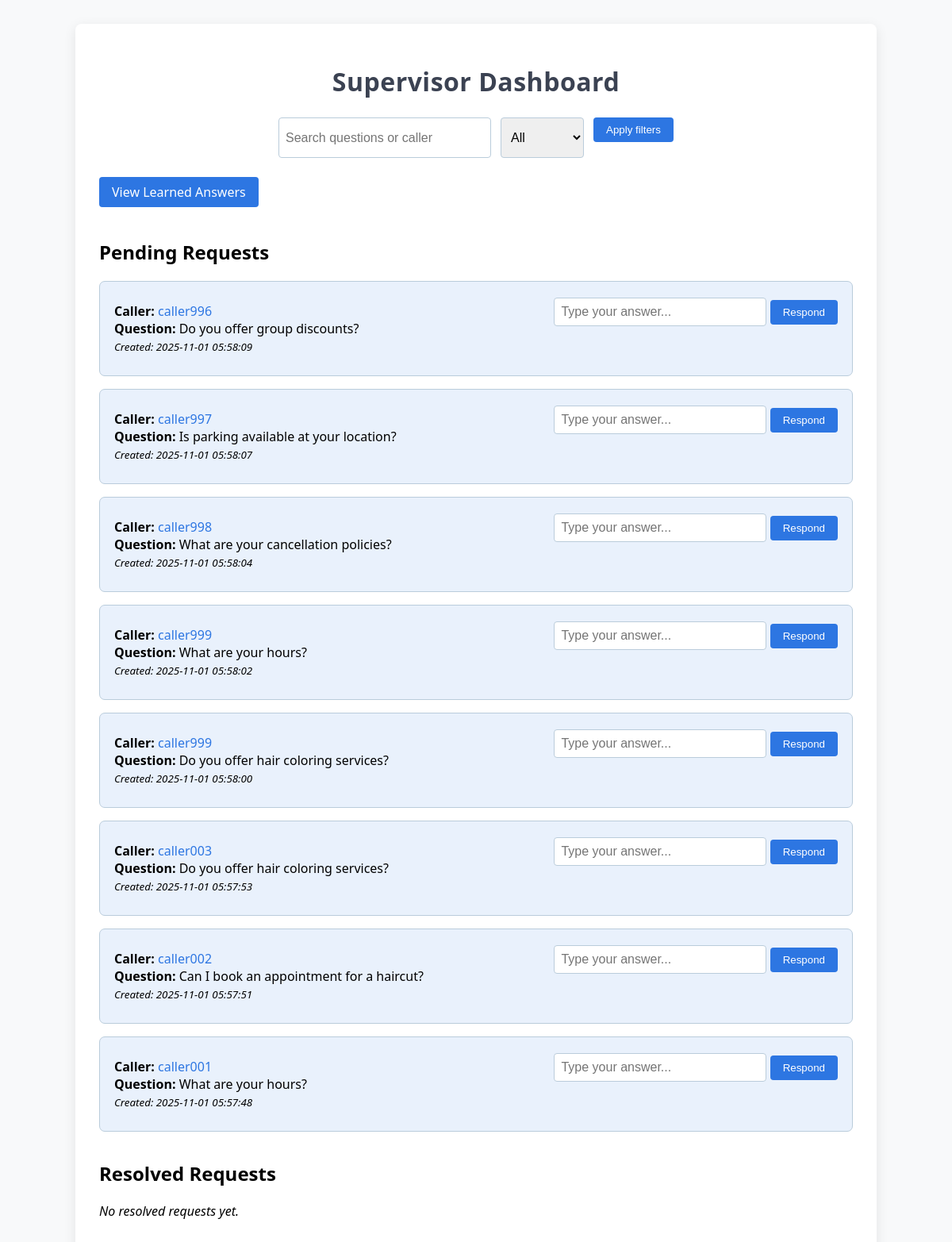
The page / on the database its author committed.
### db.py (models this page shows)
class Request(Base):
    __tablename__ = 'requests'
    id = Column(Integer, primary_key=True)
    question = Column(Text, nullable=False)
    caller = Column(String, nullable=False)
    status = Column(String, default='pending')
    created = Column(DateTime, default=lambda: datetime.now(timezone.utc))
    answer = Column(Text)

### supervisor_dashboard.py (the view)
@app.route('/')
def dashboard():
    search = request.args.get('search', '').strip()
    status_filter = request.args.get('status', 'all')
    if status_filter == 'pending':
        pending = db.search_requests(search, status='pending')
        resolved = []
    elif status_filter == 'resolved':
        resolved = db.search_requests(search, status='resolved')
        pending = []
    else:  # 'all'
        pending = db.search_requests(search, status='pending')
        resolved = db.search_requests(search, status='resolved')
    return render_template('dashboard.html', pending=pending, resolved=resolved,
                           search=search, status_filter=status_filter
                           )

### db.py (called while the page is built)
def search_requests(search_term, status=None):
    query = session.query(Request)
    if status:
        query = query.filter(Request.status == status)
    if search_term:
        like_term = f"%{search_term}%"
        query = query.filter((Request.question.ilike(like_term)) | (Request.caller.ilike(like_term)))
    return query.order_by(Request.created.desc()).all()

### templates/dashboard.html (shortened to what this page needs)
<!DOCTYPE html>
<html lang="en">
<head>
</head>
<body>
<div class="container">
<h1>Supervisor Dashboard</h1>
<form method="get" action="/">
    <input type="text" name="search" placeholder="Search questions or caller" value="{{ search }}">
    <select name="status">
        <option value="all" {% if status_filter == 'all' %}selected{% endif %}>All</option>
    </select>
    <button type="submit">Apply filters</button>
</form>
<a href="/learned_answers" class="btn">
  View Learned Answers
</a>
<section>
<h2>Pending Requests</h2>
<ul>
{% for r in pending %}
<li>
<div class="card">
<div class="request-content">
<b>Caller:</b> <a href="/caller/{{ r.caller }}" class="caller-link">{{ r.caller }}</a><br>
<b>Question:</b> {{ r.question }}<br>
<small><i>Created: {{ r.created.strftime('%Y-%m-%d %H:%M:%S') }}</i></small>
</div>
<form action="/answer" method="post" style="display:inline-block; width:auto;">
<input type="text" name="answer" placeholder="Type your answer..." required>
<button type="submit">Respond</button>
</form>
</div>
</li>
{% else %}
<li><i>No pending requests!</i></li>
{% endfor %}
</ul>
</section>
<section>
<h2>Resolved Requests</h2>
<ul>
{% for r in resolved %}
<li>
<div class="card resolved-card">
<div class="request-content">
<b>Caller:</b> <a href="/caller/{{ r.caller }}" class="caller-link">{{ r.caller }}</a><br>
<b>Question:</b> {{ r.question }}<br>
<small><i>Created: {{ r.created.strftime('%Y-%m-%d %H:%M:%S') }}</i></small>
</div>
<span class="resolved-answer">{{ r.answer }}</span>
</div>
</li>
{% else %}
<li><i>No resolved requests yet.</i></li>
{% endfor %}
</ul>
</section>
</div>
</body>
</html>

### templates/dashboard.html (style rules this page uses)
body { font-family: 'Segoe UI', Arial, sans-serif; background: #f8f9fa; margin: 0; padding: 0; }
.container { max-width: 950px; margin: 30px auto; background: #fff; border-radius: 8px; box-shadow: 0 4px 16px rgba(0,0,0,0.09); padding: 30px; }
h1 { color: #3B4252; margin-bottom: 24px; font-size: 2rem; letter-spacing: 0.5px; text-align: center; }
form { display: flex; gap: 12px; margin-bottom: 24px; flex-wrap: wrap; justify-content: center; }
input[type=text] { padding: 8px; border: 1px solid #baccdb; border-radius: 4px; font-size: 1rem; width: 250px; }
select { padding: 8px; border: 1px solid #baccdb; border-radius: 4px; font-size: 1rem; }
button, .btn { padding: 8px 16px; background: #2d76e2; border: none; color: #fff; border-radius: 4px; font-weight: 500; cursor: pointer; transition: background 0.2s; text-decoration: none; display: inline-block; margin-bottom: 20px; }
section { margin-bottom: 36px; }
ul { list-style: none; padding: 0; }
.card { background: #e9f1fc; border: 1px solid #baccdb; margin-bottom: 16px; padding: 20px 18px; border-radius: 7px; display: flex; justify-content: space-between; flex-wrap: wrap; align-items: center; }
.request-content { flex: 1 1 250px; margin-right: 20px; }
a.caller-link { color: #2d76e2; text-decoration: none; }

### rows shown on the page
Request: caller "caller996", question "Do you offer group discounts?", created "2025-11-01 05:58:09"
Request: caller "caller997", question "Is parking available at your location?", created "2025-11-01 05:58:07"
Request: caller "caller998", question "What are your cancellation policies?", created "2025-11-01 05:58:04"
Request: caller "caller999", question "What are your hours?", created "2025-11-01 05:58:02"
Request: caller "caller999", question "Do you offer hair coloring services?", created "2025-11-01 05:58:00"
Request: caller "caller003", question "Do you offer hair coloring services?", created "2025-11-01 05:57:53"
Request: caller "caller002", question "Can I book an appointment for a haircut?", created "2025-11-01 05:57:51"
Request: caller "caller001", question "What are your hours?", created "2025-11-01 05:57:48"
